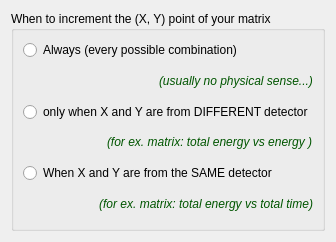
  <widget class="QWizardPage" name="wizardPage_combinations">
   <property name="title">
    <string>Combinations of X, Y incrementers</string>
   </property>
   <property name="subTitle">
    <string>You specified more than one incrementer on X or Y table of incrementers. So there is more than one combination of x,y possible.</string>
   </property>
   <attribute name="pageId">
    <string notr="true">60</string>
   </attribute>
   <layout class="QVBoxLayout" name="verticalLayout_14">
    <item>
     <widget class="QGroupBox" name="groupBox_radiobuttons_combinations">
      <property name="minimumSize">
       <size>
        <width>0</width>
        <height>220</height>
       </size>
      </property>
      <property name="title">
       <string>When to increment the (X, Y) point of your matrix</string>
      </property>
      <layout class="QVBoxLayout" name="verticalLayout_12">
       <item>
        <widget class="QRadioButton" name="radio_always">
         <property name="text">
          <string>Always (every possible combination)</string>
         </property>
        </widget>
       </item>
       <item>
        <layout class="QHBoxLayout" name="horizontalLayout_15">
         <item>
          <spacer name="horizontalSpacer_10">
           <property name="orientation">
            <enum>Qt::Horizontal</enum>
           </property>
           <property name="sizeHint" stdset="0">
            <size>
             <width>40</width>
             <height>20</height>
            </size>
           </property>
          </spacer>
         </item>
         <item>
          <widget class="QLabel" name="textLabel1_8">
           <property name="text">
            <string>&lt;html&gt;&lt;head/&gt;&lt;body&gt;&lt;p&gt;&lt;span style=&quot; font-size:medium; font-style:italic; color:#005500;&quot;&gt;(usually no physical sense...)&lt;/span&gt;&lt;/p&gt;&lt;/body&gt;&lt;/html&gt;</string>
           </property>
           <property name="alignment">
            <set>Qt::AlignVCenter</set>
           </property>
           <property name="wordWrap">
            <bool>false</bool>
           </property>
          </widget>
         </item>
        </layout>
       </item>
       <item>
        <widget class="QRadioButton" name="radio_different">
         <property name="text">
          <string>only when X and Y are from DIFFERENT detector</string>
         </property>
        </widget>
       </item>
       <item>
        <layout class="QHBoxLayout" name="horizontalLayout_13">
         <item>
          <spacer name="horizontalSpacer_8">
           <property name="orientation">
            <enum>Qt::Horizontal</enum>
           </property>
           <property name="sizeHint" stdset="0">
            <size>
             <width>40</width>
             <height>20</height>
            </size>
           </property>
          </spacer>
         </item>
         <item>
          <widget class="QLabel" name="textLabel1_7">
           <property name="text">
            <string>&lt;html&gt;&lt;head/&gt;&lt;body&gt;&lt;p&gt;&lt;span style=&quot; font-size:medium; font-style:italic; color:#005500;&quot;&gt;(for ex.  matrix:    total energy vs energy )&lt;/span&gt;&lt;/p&gt;&lt;/body&gt;&lt;/html&gt;</string>
           </property>
           <property name="alignment">
            <set>Qt::AlignVCenter</set>
           </property>
           <property name="wordWrap">
            <bool>false</bool>
           </property>
          </widget>
         </item>
        </layout>
       </item>
       <item>
        <widget class="QRadioButton" name="radio_same">
         <property name="text">
          <string>When X and Y are from the SAME detector </string>
         </property>
        </widget>
       </item>
       <item>
        <layout class="QHBoxLayout" name="horizontalLayout_14">
         <item>
          <spacer name="horizontalSpacer_9">
           <property name="orientation">
            <enum>Qt::Horizontal</enum>
           </property>
           <property name="sizeHint" stdset="0">
            <size>
             <width>40</width>
             <height>20</height>
            </size>
           </property>
          </spacer>
         </item>
         <item>
          <widget class="QLabel" name="textLabel1_7_2">
           <property name="text">
            <string>&lt;html&gt;&lt;head/&gt;&lt;body&gt;&lt;p align=&quot;right&quot;&gt;&lt;span style=&quot; font-size:medium; font-style:italic; color:#005500;&quot;&gt;(for ex. matrix: total energy vs total time)&lt;/span&gt;&lt;/p&gt;&lt;/body&gt;&lt;/html&gt;</string>
           </property>
           <property name="alignment">
            <set>Qt::AlignVCenter</set>
           </property>
           <property name="wordWrap">
            <bool>false</bool>
           </property>
          </widget>
         </item>
        </layout>
       </item>
      </layout>
     </widget>
    </item>
   </layout>
  </widget>
